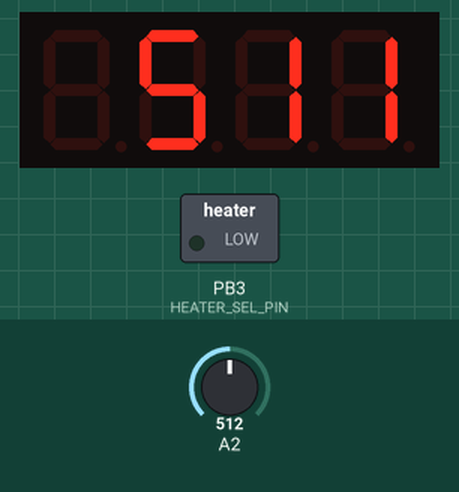
This sketch was run on a simulated ATtiny85, built with avr-gcc and run on an emulated ATtiny85. Shown: 4-digit seven-segment display, switched loads named in the sketch (green lamp = pin HIGH). The test bench sets the inputs (shaded band); at power-on: A2 = 512.

Above: at 1.5 s.
1.6 s: A2 set to 716
At 2.4 s:
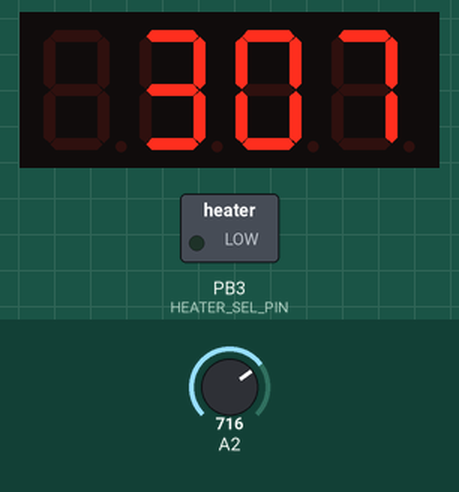
3.6 s: A2 set to 900
At 4.5 s:
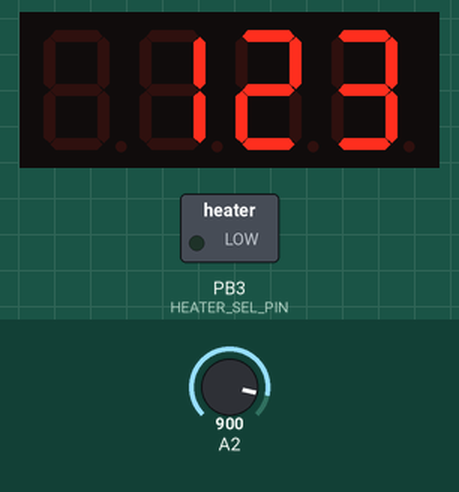
5.7 s: A2 set to 1023
At 7.7 s:
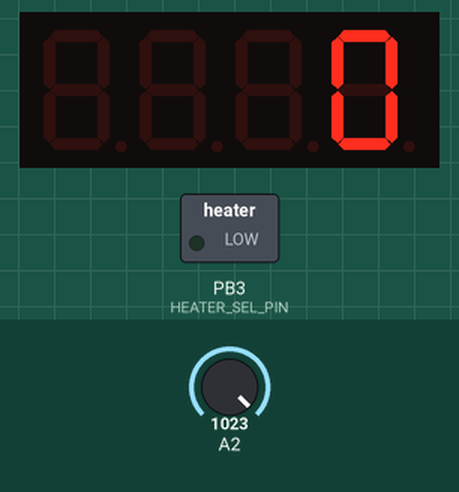
Timing chart, 0 to 9.2 s (numbered marks = the images above; inputs shaded):
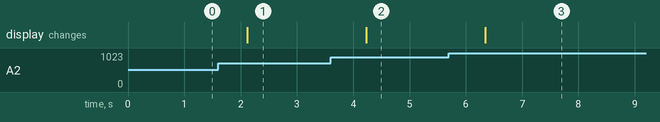

The sketch:

alcohol_sensor_ng.ino
```cpp
/**
 *
 * This project is intended for Adafruit 5V Trinket (Select USBtinyISP from the Tools->Programmer)
 *
 * Alcohol sensor:
 *
 *      https://www.seeedstudio.com/Grove-Alcohol-Sensor-p-764.html
 *
 * 4-Digit 7-Segment LED Display Backpack
 *
 *      https://www.adafruit.com/product/879
 *
 * 4-Digit 7-Segment LED Display (yellow)
 *
 *      https://www.adafruit.com/products/811
 *
 * Adafrut 5V Trinket
 *
 *     From Adafruit on Analog pins:
 *
 *          "Note the numbering of analog pins: Pin 2 is Analog 1, Pin 3 is Analog 3, Pin 4 is Analog 2. For the Uno, the terms A1, A2, and A3 are mapped for you. For ATtiny85's, they are not. So for the pinMode calls, use the Pin number (stenciled on Trinket), for analogRead, use the analog number."
 *
 * Lipo Charger & 5V Booster
 *
 *      https://www.adafruit.com/product/1944
 *
 *      charger connector for an Arduino Uno
 *
 *          https://www.adafruit.com/product/2697
 *
 *
 *
 * For more project information, including wiring information, see the project Web
 * site.
 *
 *   oneweb.elctoncis/sensors
 *
 * Parts of this sketch were inspired by the Seeed Studio example code:
 *
 *
 *    https://github.com/Seeed-Studio/Grove_Alcohol_Sensor
 *    http://wiki.seeedstudio.com/wiki/Grove_-_Alcohol_Sensor
 *
 */

#include <Wire.h> // Enable this line if using Arduino Uno, Mega, etc.
//#include <TinyWireM.h> // Enable this line if using Adafruit Trinket, Gemma, etc.

#include "Adafruit_LEDBackpack.h"
#include "Adafruit_GFX.h"

Adafruit_7segment matrix = Adafruit_7segment();

/*
 * These next definitions of the ALCOHOL_DAT and HEATER_SEL
 * pins are for the Adafruit Trinket
 */
#define ALCOHOL_DAT_ANALOG_READ 2
#define ALCOHOL_DAT_PIN 4
//#define HEATER_SEL  A3
#define HEATER_SEL_PIN 3

/**
 *
 * The next three commented declarations were the recommended original
 * threshold values from Seeed Studio.
 *
int nearNoneThresholdMax = 200; // "No alcohol vapor detected"
int highThresholdMin = 600;  // "High Concentration of Alcohol detected"
int highThresholdMax = 750;  // "Very high Concentration of Alcohol detected"
 *
 */
int sensorValue;

void setup()
{
//  Serial.begin(9600);  // open the serial port at 9600 bps

  pinsInit();
  switchOnHeater();
//  Serial.println("Start to heat the sensor, please wait 5~10min befor exposure to alcohol");

  setupLcdDisplay();
}

void loop()
{
    sensorValue = analogRead(ALCOHOL_DAT_ANALOG_READ); //read the analog value

    int value = 1023 - sensorValue;

    //Disply the results in serial monitor.
//    Serial.print("alcohol sensor: ");

    //sensorValue goes down when alcohol is detected. Hence subtracting from 1023.
//    Serial.print(value);
//    Serial.println();

    // print with print/println
    matrix.println(value);
    matrix.writeDisplay();

    delay(700);
}

void pinsInit()
{
  pinMode(HEATER_SEL_PIN,OUTPUT);// set the HEATER_SEL as digital output.
  switchOffHeater(); //when HEATER_SEL is set, heater is switched off.
  pinMode(ALCOHOL_DAT_PIN,INPUT);
}

void setupLcdDisplay()
{
  matrix.begin(0x70);
}

/*switch on the heater of Alcohol sensor*/
void switchOnHeater()
{
  digitalWrite(HEATER_SEL_PIN, LOW);
}
/*switch off the heater of Alcohol sensor*/
void switchOffHeater()
{
  digitalWrite(HEATER_SEL_PIN, HIGH);
}
```

Measured:
- after the input at 1.6 s, the display: changes after 0.52 s (image 1)
- after the input at 3.6 s, the display: changes after 0.63 s (image 2)
- after the input at 5.7 s, the display: changes after 0.64 s (image 3)
